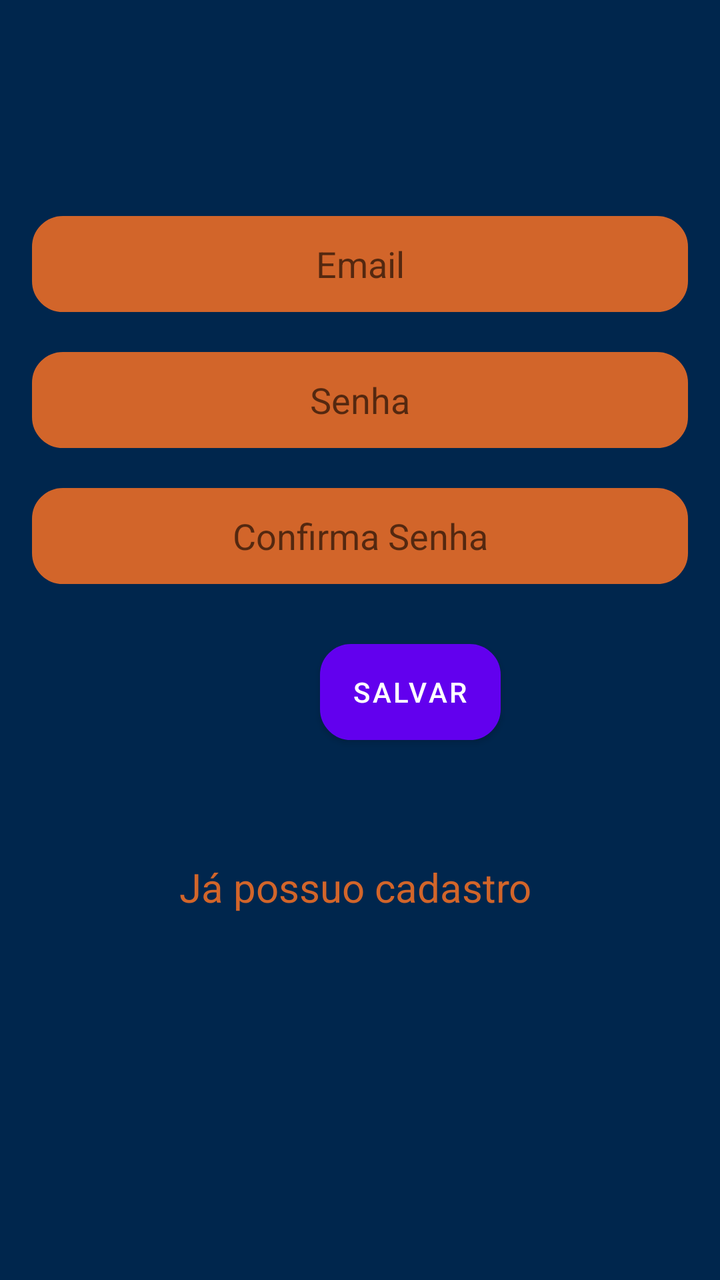
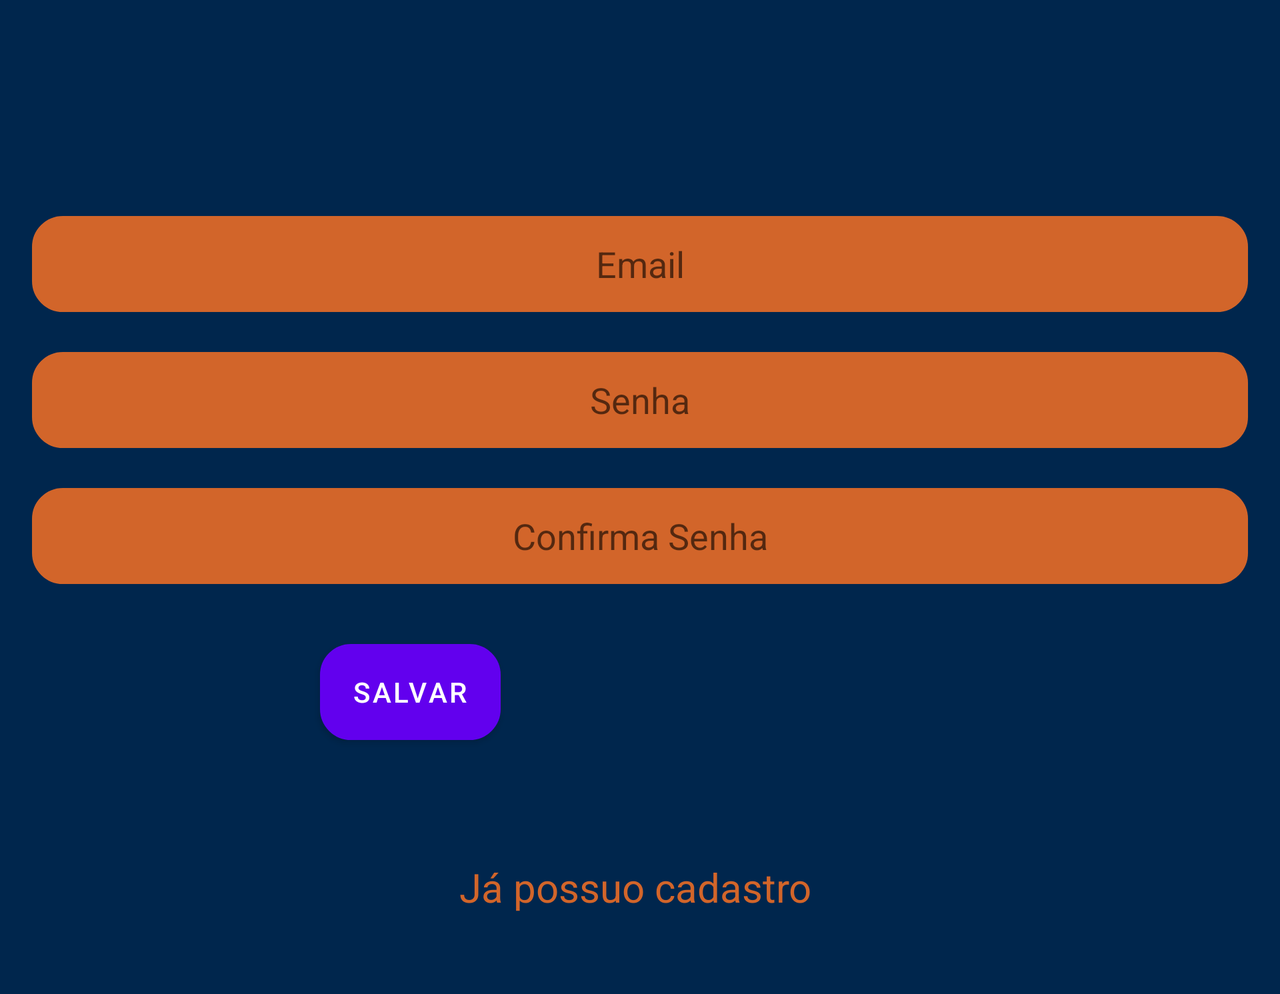

First picture: res/layout/ on a phone held upright. Second picture: the repository's own variant of that layout, on a device whose configuration matches the variant's folder. Source for both follows.
<!-- AndroidManifest.xml: application theme Theme.Permission_App -->
<!-- res/layout/activity_cadastro.xml -->
<?xml version="1.0" encoding="utf-8"?>
<LinearLayout xmlns:android="http://schemas.android.com/apk/res/android"
    xmlns:app="http://schemas.android.com/apk/res-auto"
    xmlns:tools="http://schemas.android.com/tools"
    android:id="@+id/btn_cadastar_salvar"
    android:layout_width="match_parent"
    android:layout_height="match_parent"
    android:orientation="vertical"
    android:background="@color/azul_cinza"
    tools:context=".Auth.Cadastro">

    <TextView
        android:id="@+id/textView"
        android:layout_width="match_parent"
        android:layout_height="98dp" />

    <EditText
        android:id="@+id/txt_cadastrar_email"
        android:layout_width="match_parent"
        android:layout_height="wrap_content"
        android:layout_marginVertical="10dp"
        android:layout_marginStart="16dp"
        android:layout_marginEnd="16dp"
        android:background="@drawable/rounded"
        android:backgroundTint="@color/abobora"
        android:gravity="center"
        android:textColor="@color/black"
        android:hint="Email"
        android:minHeight="48dp" />

    <EditText
        android:id="@+id/txt_cadastrar_senha"
        android:layout_width="match_parent"
        android:layout_height="wrap_content"
        android:layout_marginVertical="10dp"
        android:layout_marginStart="16dp"
        android:background="@drawable/rounded"
        android:backgroundTint="@color/abobora"
        android:gravity="center"
        android:layout_marginEnd="16dp"
        android:textColor="@color/black"
        android:hint="Senha"
        android:minHeight="48dp" />

    <EditText
        android:id="@+id/txt_cadastar_confirma"
        android:layout_width="match_parent"
        android:layout_height="wrap_content"
        android:layout_marginVertical="10dp"
        android:layout_marginStart="16dp"
        android:layout_marginEnd="16dp"
        android:background="@drawable/rounded"
        android:backgroundTint="@color/abobora"
        android:gravity="center"
        android:textColor="@color/black"
        android:hint="Confirma Senha"
        android:minHeight="48dp" />

    <Button
        android:id="@+id/btn_cadastro_salvar"
        android:layout_width="wrap_content"
        android:layout_height="wrap_content"
        android:layout_marginStart="160dp"
        android:layout_marginVertical="20dp"
        android:background="@drawable/rounded"
        android:text="Salvar" />

    <TextView
        android:id="@+id/txt_ja_cadastro"
        android:layout_width="match_parent"
        android:layout_height="wrap_content"
        android:layout_marginVertical="40dp"
        android:textColor="@color/abobora"
        android:text="Já possuo cadastro "
        android:textAlignment="center"
        android:textSize="20sp"/>

</LinearLayout>
<!-- resources referenced by this layout -->
<resources>
  <color name="abobora">#D2652A</color>
  <color name="azul_cinza">#00264d</color>
  <color name="black">#FF000000</color>
  <!-- drawable rounded (drawable) -->
  <?xml version="1.0" encoding="utf-8"?>
  <shape xmlns:android="http://schemas.android.com/apk/res/android">
  
      <solid android:color ="#FFFFFF"/>
      <stroke
          android:width = "1dp"
          android:color = "#2F6699"/>
      <corners
          android:radius = "15dp"/>
  
  
  </shape>
  <style name="Theme.Permission_App" parent="Theme.MaterialComponents.DayNight.DarkActionBar">
          
          <item name="colorPrimary">@color/purple_500</item>
          <item name="colorPrimaryVariant">@color/purple_700</item>
          <item name="colorOnPrimary">@color/white</item>
          
          <item name="colorSecondary">@color/teal_200</item>
          <item name="colorSecondaryVariant">@color/teal_700</item>
          <item name="colorOnSecondary">@color/black</item>
          
          <item name="android:statusBarColor" tools:targetApi="l">?attr/colorPrimaryVariant</item>
          
      </style>
  <color name="purple_500">#FF6200EE</color>
  <color name="purple_700">#FF3700B3</color>
  <color name="white">#FFFFFFFF</color>
  <color name="teal_200">#FF03DAC5</color>
  <color name="teal_700">#FF018786</color>
</resources>
<!-- res/layout-land/activity_cadastro.xml (the repository's variant of the layout above) -->
<!-- drawn on the phone turned sideways -->
<?xml version="1.0" encoding="utf-8"?>
<ScrollView xmlns:android="http://schemas.android.com/apk/res/android"
    xmlns:app="http://schemas.android.com/apk/res-auto"
    xmlns:tools="http://schemas.android.com/tools"
    android:layout_width="match_parent"
    android:layout_height="match_parent">
    <LinearLayout
        android:id="@+id/btn_cadastar_salvar"
        android:layout_width="match_parent"
        android:layout_height="match_parent"
        android:orientation="vertical"
        android:background="@color/azul_cinza"
        tools:context=".Auth.Cadastro">

        <TextView
            android:id="@+id/textView"
            android:layout_width="match_parent"
            android:layout_height="98dp" />

        <EditText
            android:id="@+id/txt_cadastrar_email"
            android:layout_width="match_parent"
            android:layout_height="wrap_content"
            android:layout_marginVertical="10dp"
            android:layout_marginStart="16dp"
            android:layout_marginEnd="16dp"
            android:background="@drawable/rounded"
            android:backgroundTint="@color/abobora"
            android:gravity="center"
            android:textColor="@color/black"
            android:hint="Email"
            android:minHeight="48dp" />

        <EditText
            android:id="@+id/txt_cadastrar_senha"
            android:layout_width="match_parent"
            android:layout_height="wrap_content"
            android:layout_marginVertical="10dp"
            android:layout_marginStart="16dp"
            android:background="@drawable/rounded"
            android:backgroundTint="@color/abobora"
            android:gravity="center"
            android:layout_marginEnd="16dp"
            android:textColor="@color/black"
            android:hint="Senha"
            android:minHeight="48dp" />

        <EditText
            android:id="@+id/txt_cadastar_confirma"
            android:layout_width="match_parent"
            android:layout_height="wrap_content"
            android:layout_marginVertical="10dp"
            android:layout_marginStart="16dp"
            android:layout_marginEnd="16dp"
            android:background="@drawable/rounded"
            android:backgroundTint="@color/abobora"
            android:gravity="center"
            android:textColor="@color/black"
            android:hint="Confirma Senha"
            android:minHeight="48dp" />

        <Button
            android:id="@+id/btn_cadastro_salvar"
            android:layout_width="wrap_content"
            android:layout_height="wrap_content"
            android:layout_marginStart="160dp"
            android:layout_marginVertical="20dp"
            android:background="@drawable/rounded"
            android:text="Salvar" />

        <TextView
            android:id="@+id/txt_ja_cadastro"
            android:layout_width="match_parent"
            android:layout_height="wrap_content"
            android:layout_marginVertical="40dp"
            android:textColor="@color/abobora"
            android:text="Já possuo cadastro "
            android:textAlignment="center"
            android:textSize="20sp"/>

    </LinearLayout>

</ScrollView>
